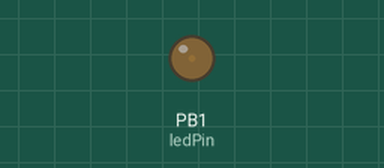
Recording of a sketch running on a simulated ATtiny85, built with avr-gcc and run on an emulated ATtiny85. On the bench: output pins drawn as LEDs (lit = HIGH).

Above: at 0.05 s.
At 0.9 s:
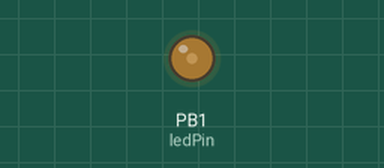
At 1.8 s:
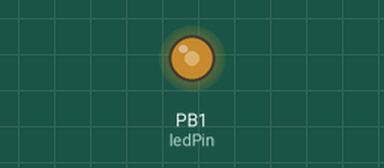
At 3.6 s:
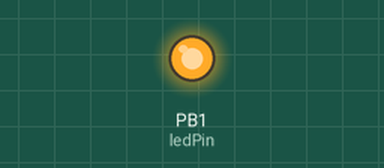
Timing chart, 0 to 8.3 s (numbered marks = the images above):
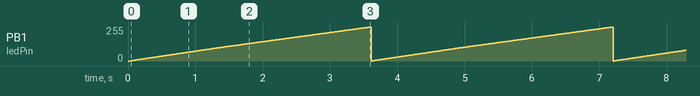

The sketch:

analogwriteLed.ino
```cpp
/*
  [Attiny 25/45/85 Pinout]
                  ------
  RESET=A0=PB5=5-|      |-VCC
        A3=PB3=3-|      |-2=PB2=A1=SCK=SCL
        A2=PB4=4-|      |-1(~)=PB1=MISO
             GND-|      |-0(~)=PB0=MOSI=SDA
                  ------
*/
#include <SoftwareSerial.h>

#define txPin           0     // PB0
#define rxPin           1     // PB1
#define ledPin          1     // PB1 Analog Write pin that the LED is attached to

SoftwareSerial mySerial(rxPin, txPin);

void setup()
{
  mySerial.begin(9600);
  pinMode(ledPin, OUTPUT);
  mySerial.println("PWM LED Control");
}

void loop()
{
  for (int pwmValue = 0; pwmValue <= 255; pwmValue++)
  {
    analogWrite(ledPin, pwmValue);
    mySerial.print(pwmValue); mySerial.print(" ");
    delay(10);
  }
  mySerial.println();
}
```

Measured:
- by itself, PB1 (ledPin): ramps from 0/255 to 255/255 and jumps back, once every 3.6 s
